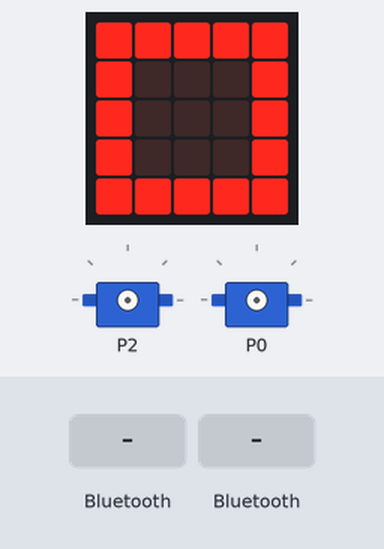
Bench run of a program on a simulated BBC micro:bit (MakeCode). Shown: the board's 5×5 LED display, 2 × servo. The inputs (shaded band) are chosen by the test bench.

Above: at 1.8 s.
1.9 s: "down_haut" arrives over Bluetooth UART
At 3.7 s:
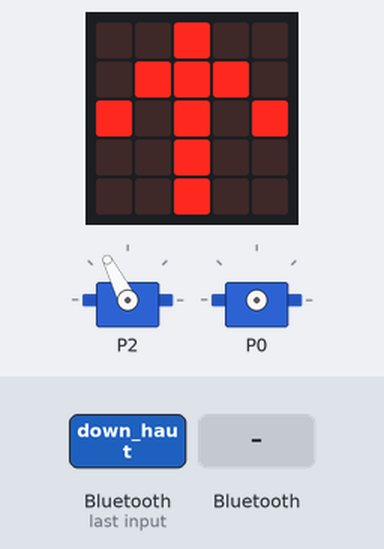
4.5 s: "down_droite" arrives over Bluetooth UART
At 6.5 s:
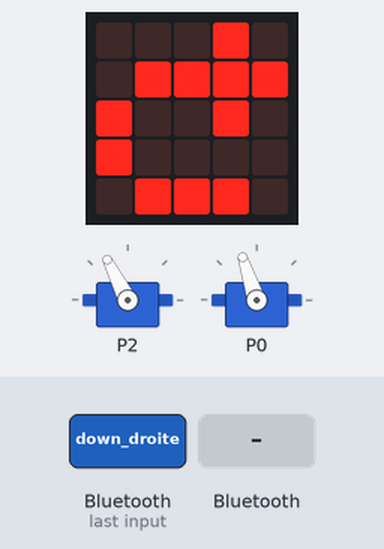
7.4 s: a phone connects over Bluetooth
At 8.0 s:
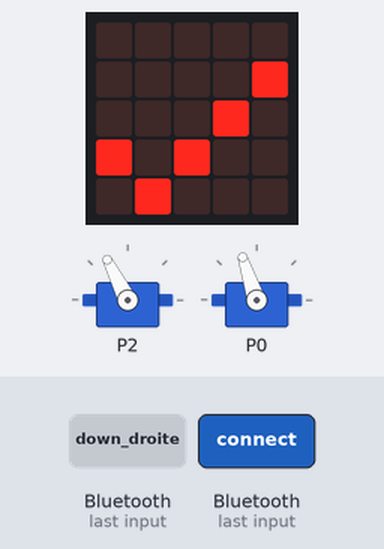
9.6 s: a phone disconnects over Bluetooth
At 10.2 s:
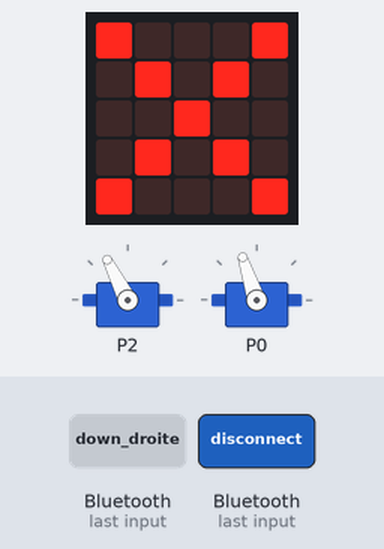
11.3 s: "down_bas" arrives over Bluetooth UART
At 13.0 s:
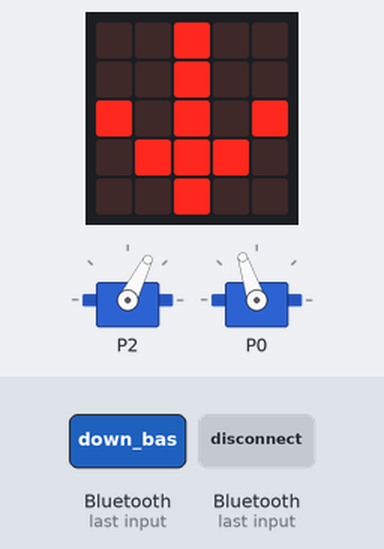
13.9 s: "down_gauche" arrives over Bluetooth UART
At 15.7 s:
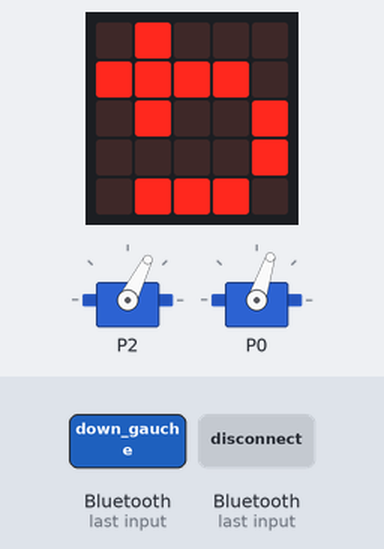
Timing chart, 0 to 17.2 s (numbered marks = the images above; inputs shaded):
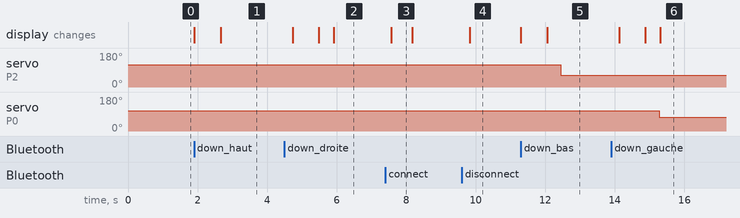

The program:

main.ts
```typescript
function commandeMoteurRotation () {
    if (tournerHoraire == 1) {
        servos.P0.run(puissanceRotation)
    } else {
        if (tournerAntiHoraire == 1) {
            servos.P0.run(0 - puissanceRotation)
        } else {
            servos.P0.stop()
        }
    }
}
bluetooth.onBluetoothConnected(function () {
    basic.showIcon(IconNames.Yes)
})
bluetooth.onBluetoothDisconnected(function () {
    reset()
    basic.showIcon(IconNames.No)
})
function commandeMoteurTreuil () {
    if (tournerHoraire == 1) {
        servos.P2.run(puissanceTreuil)
    } else {
        if (tournerAntiHoraire == 1) {
            servos.P2.run(0 - puissanceTreuil)
        } else {
            servos.P2.stop()
        }
    }
}
bluetooth.onUartDataReceived(serial.delimiters(Delimiters.SemiColon), function () {
    traitemementMessage()
})
function traitemementMessage () {
    message = bluetooth.uartReadUntil(serial.delimiters(Delimiters.SemiColon))
    if (message == "down_haut") {
        basic.showString("T")
        moteur = 1
        tournerHoraire = 1
    } else if (message == "up_haut") {
        tournerHoraire = 0
    } else if (message == "down_bas") {
        basic.showString("T")
        moteur = 1
        tournerAntiHoraire = 1
    } else if (message == "up_bas") {
        tournerAntiHoraire = 0
    } else if (message == "down_droite") {
        basic.showString("R")
        moteur = 0
        tournerHoraire = 1
    } else if (message == "up_droite") {
        tournerHoraire = 0
    } else if (message == "down_gauche") {
        basic.showString("R")
        moteur = 0
        tournerAntiHoraire = 1
    } else if (message == "up_gauche") {
        tournerAntiHoraire = 0
    }
}
function reset () {
    moteur = 0
    tournerHoraire = 0
    tournerAntiHoraire = 0
    puissanceTreuil = 30
    puissanceRotation = 20
}
function afficherDirection () {
    if (tournerHoraire == 1) {
        if (moteur == 0) {
            basic.showLeds(`
                . . . # .
                . # # # #
                # . . # .
                # . . . .
                . # # # .
                `)
        } else if (moteur == 1) {
            basic.showLeds(`
                . . # . .
                . # # # .
                # . # . #
                . . # . .
                . . # . .
                `)
        }
    } else {
        if (tournerAntiHoraire == 1) {
            if (moteur == 0) {
                basic.showLeds(`
                    . # . . .
                    # # # # .
                    . # . . #
                    . . . . #
                    . # # # .
                    `)
            } else if (moteur == 1) {
                basic.showLeds(`
                    . . # . .
                    . . # . .
                    # . # . #
                    . # # # .
                    . . # . .
                    `)
            }
        }
    }
}
let moteur = 0
let message = ""
let puissanceTreuil = 0
let tournerAntiHoraire = 0
let puissanceRotation = 0
let tournerHoraire = 0
bluetooth.startUartService()
basic.showIcon(IconNames.Square)
reset()
basic.forever(function () {
    afficherDirection()
    if (moteur == 0) {
        commandeMoteurRotation()
    } else {
        commandeMoteurTreuil()
    }
})
```

test.ts
```typescript
// les tests vont ici ; cela ne sera pas compilé si ce paquet est utilisé en tant qu'extension.
```

Measured:
- after the input at 1.9 s, the display: first changes at once (image 1 shows a later state)
- after the input at 4.5 s, the display: first changes after 0.24 s (image 2 shows a later state)
- after the input at 7.4 s, the display: changes after 0.17 s (image 3)
- after the input at 9.6 s, the display: changes after 0.23 s (image 4)
- after the input at 11.3 s, servo on P2: 117° → 63° after 1.2 s; the display: first changes at once (image 5 shows a later state)
- after the input at 13.9 s, servo on P0: 108° → 72° after 1.4 s; the display: first changes after 0.23 s (image 6 shows a later state)
- what the display in image 3 shows lasts 0.6 s, from 7.6 s to 8.2 s
